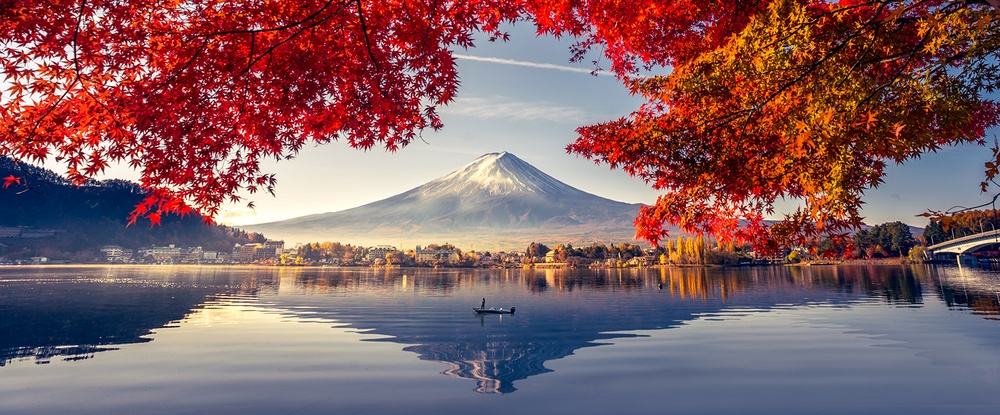
%> input picture Assignment4/Image.jpg, 1000 x 415 px, shrunk from 1601 x 664 before the run
$ octave code.m   (GNU Octave 9; MATLAB toolbox functions it lacks are replaced by stand-ins)
%> lines starting %> are read from the running program, lines starting %| are printed output that depends on the picture
Image = imread('Image.jpg');
%> Image is the input picture: size 415x1000x3 uint8; mean R, G, B 131.4, 95.4, 99.3
s = size(Image);
%> s = [415 1000 3]

Img1 = Image;
Img1(:,:,2)=0;
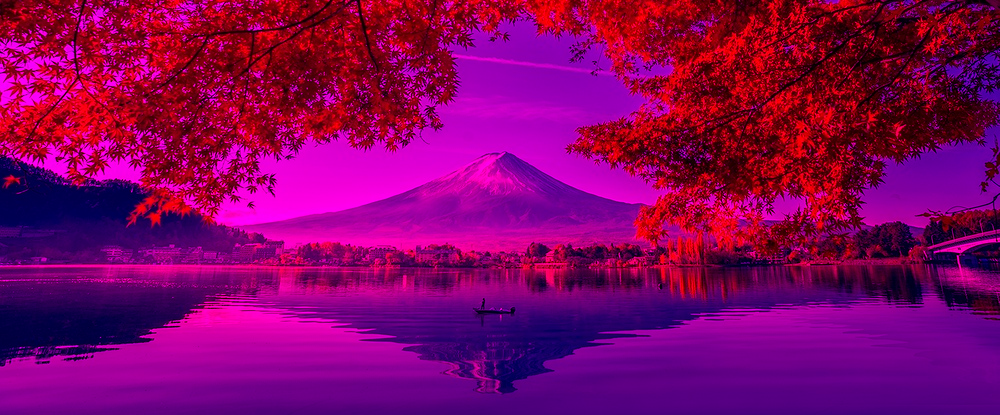
%> Img1: size 415x1000x3 uint8; mean R, G, B 131.4, 0, 99.3
Img1(:,:,3)=0;
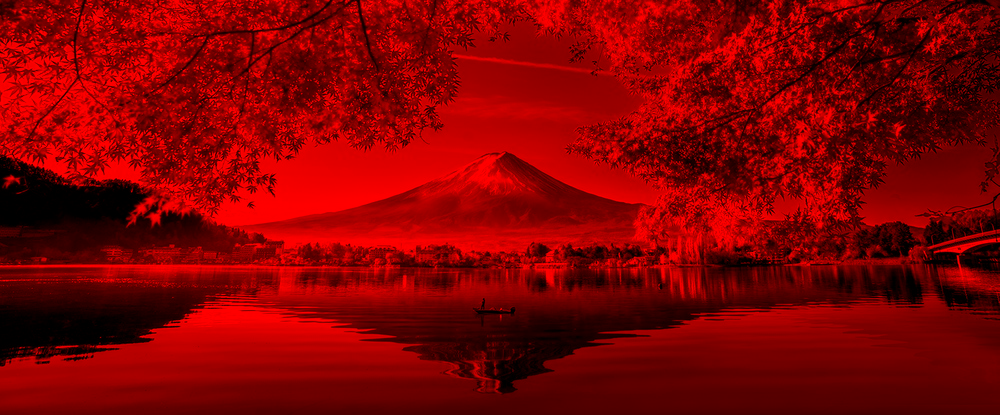
%> Img1: size 415x1000x3 uint8; mean R, G, B 131.4, 0, 0
red = Img1;

Img2 = Image;
Img2(:,:,1)=0;
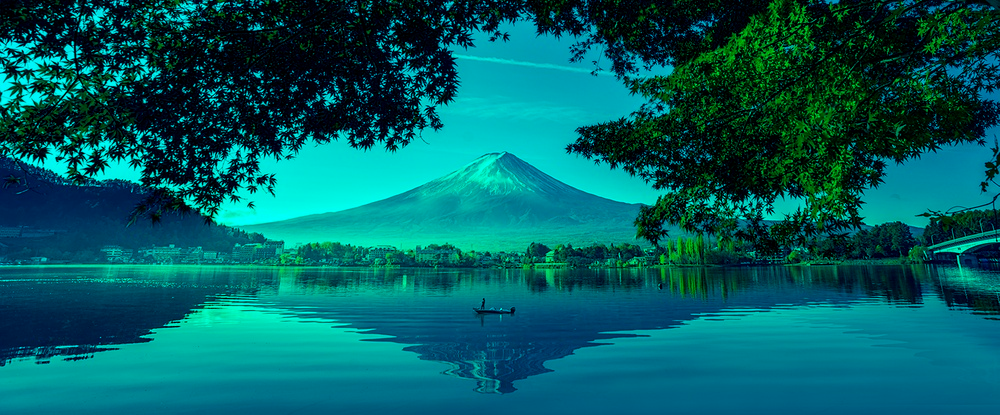
%> Img2: size 415x1000x3 uint8; mean R, G, B 0, 95.4, 99.3
Img2(:,:,3)=0;
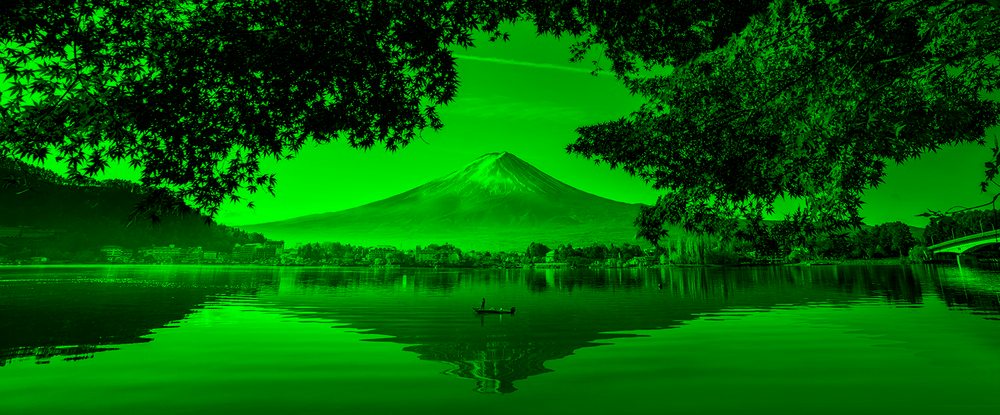
%> Img2: size 415x1000x3 uint8; mean R, G, B 0, 95.4, 0
green = Img2;

Img3 = Image;
Img3(:,:,1)=0;
Img3(:,:,2)=0;
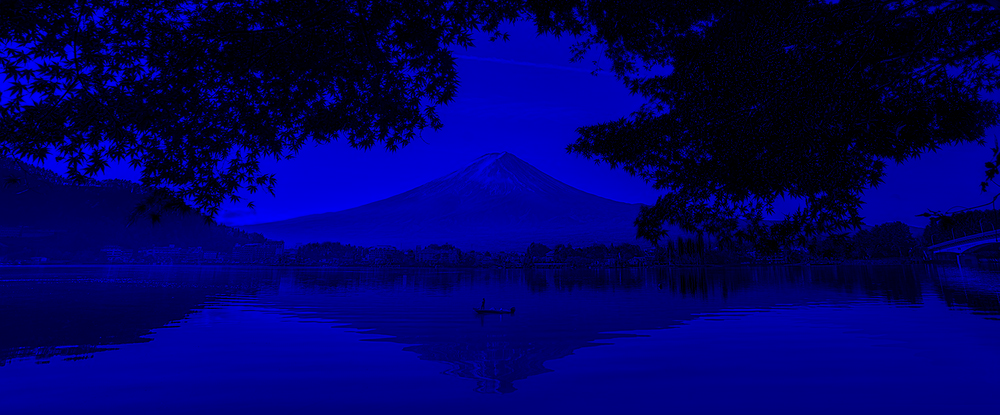
%> Img3: size 415x1000x3 uint8; mean R, G, B 0, 0, 99.3
blue = Img3;

subplot(2,2,1), imshow(Image), title('Original Image')
subplot(2,2,2), imshow(red), title('Red layer color image')
subplot(2,2,3), imshow(green), title('Green layer color image')
subplot(2,2,4), imshow(blue), title('Blue layer color image')
